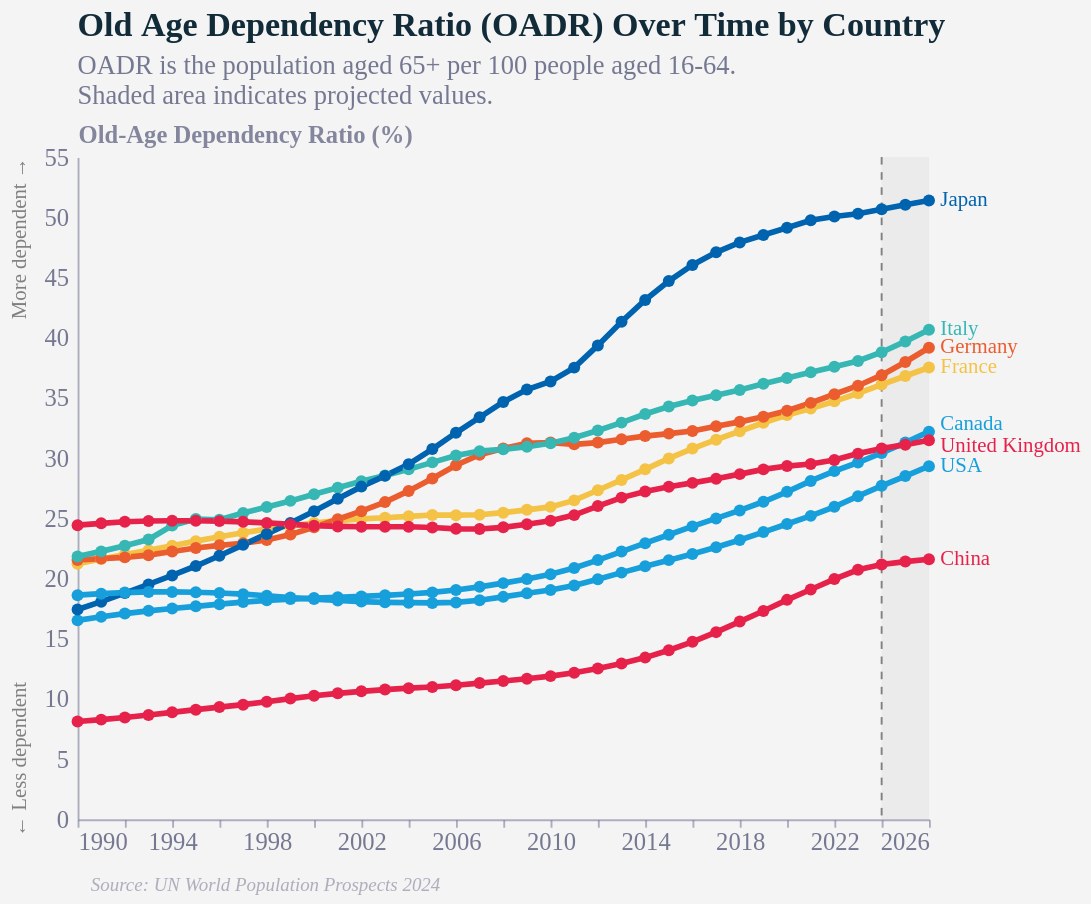

Write notebook code for a chart like this one.
### Code cell
aging = aging[aging["Time"] >= pd.Timestamp("1990-01-01")].copy()

proj_start = (
    aging[aging["EstimateMethod"] == "Projection"]
    .groupby("Location")["Time"].min()
    .min()
)

x_min1 = pd.Timestamp("1990-01-01")   # hardcoded start
x_max1 = aging["Time"].max()
x_scale = alt.Scale(domain=[x_min1, x_max1])

shade = alt.Chart(pd.DataFrame({
    "start": [proj_start],
    "end": [x_max1]
})).mark_rect(opacity=0.08, color="gray").encode(
    x=alt.X("start:T", scale=x_scale),
    x2="end:T"
)

rule = alt.Chart(pd.DataFrame({"x": [proj_start]})).mark_rule(
    color="gray", strokeDash=[4, 4]
).encode(
    x=alt.X("x:T", scale=x_scale)
)

line = alt.Chart(aging).mark_line(point=alt.OverlayMarkDef(size=40, filled=True)).encode(
    x=alt.X("Time:T", scale=x_scale),
    y=alt.Y("Value:Q", title="Old-Age Dependency Ratio (%)"),
    color=alt.Color("Location:N", scale=color_scale, legend=None),
    tooltip=["Location", "Time", "Value"]
)

last_points = aging.loc[aging.groupby("Location")["Time"].idxmax()].copy()

label_offsets = {
    "Canada": .6,
    "United Kingdom": -.5,
}
last_points["label_y"] = last_points["Value"] + last_points["Location"].map(label_offsets).fillna(0)

country_labels = alt.Chart(last_points).mark_text(
    align="left", dx=6, baseline="middle", fontSize=11
).encode(
    x=alt.X("Time:T", scale=x_scale),
    y=alt.Y("label_y:Q"),
    text="Location:N",
    color=alt.Color("Location:N", scale=color_scale, legend=None)
)

y_min1 = aging["Value"].min()
y_max1 = aging["Value"].max()

axis_labels1 = pd.DataFrame({
    "x": [x_min1, x_min1],
    "y": [y_max1, y_min1],
    "text": ["More dependent →", "← Less dependent"]
})

annotation1 = alt.Chart(axis_labels1).mark_text(
    angle=270,
    align="center",
    baseline="middle",
    dy=-30,
    dx=-20,
    fontSize=11,
    color="gray"
).encode(
    x=alt.X("x:T"),
    y=alt.Y("y:Q"),
    text="text:N"
)

chart1 = (shade + rule + line + country_labels + annotation1).properties(
    width=450,
    height=350,
    title=alt.TitleParams(
        text="Old-Age Dependency Ratio (OADR) Over Time by Country",
        subtitle=["OADR is the population aged 65+ per 100 people aged 16-64.","Shaded area indicates projected values."],
        offset=7
    )
)

chart1 = styles.add_source(chart1, ["Source: UN World Population Prospects 2024"])

chart1 = chart1.configure_view(
    strokeWidth=0, clip=False
).configure_axis(
    grid=False
)

styles.save(chart1, 'charts', 'OADR_countriescomparison', width=400, height=500)
chart1

### Figure 1 — Vega-Lite specification as saved in the notebook (floating-point values rounded to 4 significant figures; data arrays with more than 128 entries replaced by an {"elided": "..."} marker saying what was removed)
{"config": {"font": "Circular Std", "background": "#f4f4f4", "text": {"color": "#676A86", "align": "left", "baseline": "middle", "dx": 7, "dy": 0, "fontSize": 12}, "view": {"stroke": null, "continuousWidth": 420, "continuousHeight": 340, "discreteWidth": 420, "discreteHeight": 340, "clip": false, "strokeWidth": 0}, "range": {"category": ["#36B7B4", "#E6224B", "#F4C245", "#0063AF", "#00A767", "#179FDB", "#EB5C2E", "#5C267B", "#122B39"], "diverging": ["#E6224B", "#E54753", "#C9C9C9", "#179FDB", "#122B39"], "heatmap": ["#C9C9C9", "#179FDB", "#0063AF", "#122B39"], "ordinal": ["#00A767", "#36B7B4", "#179FDB", "#0063AF", "#243B5A"]}, "bar": {"color": "#179fdb"}, "line": {"color": "#e6224b", "strokeWidth": 3}, "rule": {"color": "#676A86"}, "area": {"opacity": 0.3}, "point": {"filled": true, "size": 90, "color": "#e6224b", "opacity": 0.95}, "geoshape": {"stroke": "#f4f4f4", "strokeWidth": 0.3}, "rect": {"fill": "#d6d4d4", "opacity": 0.3}, "axis": {"labelColor": "#676A86", "labelFontSize": 13, "labelFont": "Circular Std", "labelOpacity": 0.9, "tickColor": "#676A86", "tickOpacity": 0.5, "domainColor": "#676A86", "domainOpacity": 0.5, "gridColor": "#676A86", "gridDash": [2, 2], "gridOpacity": 0.5, "title": null, "titleColor": "#676A86", "titleFontSize": 13, "titleOpacity": 0.8, "tickSize": 4, "grid": false}, "axisXDiscrete": {"grid": false, "labelAngle": 0, "tickCount": 10, "tickOpacity": 0.5, "title": null}, "axisYDiscrete": {"ticks": false, "labelPadding": 5}, "axisXTemporal": {"grid": false, "ticks": true}, "axisXQuantitative": {"grid": false}, "axisYQuantitative": {"gridColor": "#676A86", "gridDash": [1, 5], "gridOpacity": 0.5, "ticks": false, "labelPadding": 5, "tickCount": 8, "titleAngle": 0, "titleAlign": "left", "titleBaseline": "bottom", "titleX": 0, "titleY": -5}, "title": {"color": "#122b39", "subtitleColor": "#676A86E6", "font": "Circular Std", "subtitleFont": "Circular Std", "anchor": "start", "fontSize": 18, "fontWeight": "bold", "lineHeight": 22, "subtitleFontSize": 14, "subtitlePadding": 5, "offset": 12, "frame": "group"}, "legend": {"titleColor": "#122b39", "title": null, "labelColor": "#122b39", "labelFontSize": 13}}, "layer": [{"layer": [{"data": {"name": "data-a063e0fccb515312c208a261908e7dd0"}, "mark": {"type": "rect", "color": "gray", "opacity": 0.08}, "encoding": {"x": {"field": "start", "scale": {"domain": ["1990-01-01T00:00:00", "2026-01-01T00:00:00"]}, "type": "temporal"}, "x2": {"field": "end"}}}, {"data": {"name": "data-84a04e6f1f1d0915897c73fd435cc90a"}, "mark": {"type": "rule", "color": "gray", "strokeDash": [4, 4]}, "encoding": {"x": {"field": "x", "scale": {"domain": ["1990-01-01T00:00:00", "2026-01-01T00:00:00"]}, "type": "temporal"}}}, {"data": {"name": "data-33c502e13e1c2cf22a13726d246c0f09"}, "mark": {"type": "line", "point": {"filled": true, "size": 40}}, "encoding": {"color": {"field": "Location", "legend": null, "scale": {"domain": ["Canada", "China", "France", "Germany", "Italy", "Japan", "USA", "United Kingdom"], "range": ["#179fdb", "#e6224b", "#f4c245", "#eb5c2e", "#36b7b4", "#0063AF"]}, "type": "nominal"}, "tooltip": [{"field": "Location", "type": "nominal"}, {"field": "Time", "type": "temporal"}, {"field": "Value", "type": "quantitative"}], "x": {"field": "Time", "scale": {"domain": ["1990-01-01T00:00:00", "2026-01-01T00:00:00"]}, "type": "temporal"}, "y": {"field": "Value", "title": "Old-Age Dependency Ratio (%)", "type": "quantitative"}}}, {"data": {"name": "data-61da3670fe452be38d48ac31c5d714a3"}, "mark": {"type": "text", "align": "left", "baseline": "middle", "dx": 6, "fontSize": 11}, "encoding": {"color": {"field": "Location", "legend": null, "scale": {"domain": ["Canada", "China", "France", "Germany", "Italy", "Japan", "USA", "United Kingdom"], "range": ["#179fdb", "#e6224b", "#f4c245", "#eb5c2e", "#36b7b4", "#0063AF"]}, "type": "nominal"}, "text": {"field": "Location", "type": "nominal"}, "x": {"field": "Time", "scale": {"domain": ["1990-01-01T00:00:00", "2026-01-01T00:00:00"]}, "type": "temporal"}, "y": {"field": "label_y", "type": "quantitative"}}}, {"data": {"name": "data-651a4ce3fca241691f25f22a77bf7b48"}, "mark": {"type": "text", "align": "center", "angle": 270, "baseline": "middle", "color": "gray", "dx": -20, "dy": -30, "fontSize": 11}, "encoding": {"text": {"field": "text", "type": "nominal"}, "x": {"field": "x", "type": "temporal"}, "y": {"field": "y", "type": "quantitative"}}}], "title": {"text": "Old Age Dependency Ratio (OADR) Over Time by Country", "offset": 7, "subtitle": ["OADR is the population aged 65+ per 100 people aged 16-64.", "Shaded area indicates projected values."]}}, {"data": {"name": "data-3531cae3629cd3d45ddbe15cfffa62d4"}, "mark": {"type": "text", "align": "left", "baseline": "top", "color": "#676A8680", "fontSize": 10, "fontStyle": "italic", "lineBreak": "\n", "yOffset": 30}, "encoding": {"text": {"field": "_source", "type": "nominal"}, "x": {"value": 0}, "y": {"value": "height"}}}], "height": 350, "width": 450, "$schema": "https://vega.github.io/schema/vega-lite/v6.4.1.json", "datasets": {"data-a063e0fccb515312c208a261908e7dd0": [{"start": "2024-01-01T00:00:00", "end": "2026-01-01T00:00:00"}], "data-84a04e6f1f1d0915897c73fd435cc90a": [{"x": "2024-01-01T00:00:00"}], "data-33c502e13e1c2cf22a13726d246c0f09": {"elided": "296 records"}, "data-61da3670fe452be38d48ac31c5d714a3": [{"IndicatorShortName": "Old-age dependency ratio", "LocationId": 124, "Location": "Canada", "Time": "2026-01-01T00:00:00", "EstimateMethod": "Projection", "Value": 32.19, "label_y": 32.79}, {"IndicatorShortName": "Old-age dependency ratio", "LocationId": 156, "Location": "China", "Time": "2026-01-01T00:00:00", "EstimateMethod": "Projection", "Value": 21.59, "label_y": 21.59}, {"IndicatorShortName": "Old-age dependency ratio", "LocationId": 250, "Location": "France", "Time": "2026-01-01T00:00:00", "EstimateMethod": "Projection", "Value": 37.52, "label_y": 37.52}, {"IndicatorShortName": "Old-age dependency ratio", "LocationId": 276, "Location": "Germany", "Time": "2026-01-01T00:00:00", "EstimateMethod": "Projection", "Value": 39.16, "label_y": 39.16}, {"IndicatorShortName": "Old-age dependency ratio", "LocationId": 380, "Location": "Italy", "Time": "2026-01-01T00:00:00", "EstimateMethod": "Projection", "Value": 40.66, "label_y": 40.66}, {"IndicatorShortName": "Old-age dependency ratio", "LocationId": 392, "Location": "Japan", "Time": "2026-01-01T00:00:00", "EstimateMethod": "Projection", "Value": 51.39, "label_y": 51.39}, {"IndicatorShortName": "Old-age dependency ratio", "LocationId": 840, "Location": "USA", "Time": "2026-01-01T00:00:00", "EstimateMethod": "Projection", "Value": 29.32, "label_y": 29.32}, {"IndicatorShortName": "Old-age dependency ratio", "LocationId": 826, "Location": "United Kingdom", "Time": "2026-01-01T00:00:00", "EstimateMethod": "Projection", "Value": 31.48, "label_y": 30.98}], "data-651a4ce3fca241691f25f22a77bf7b48": [{"x": "1990-01-01T00:00:00", "y": 51.39, "text": "More dependent →"}, {"x": "1990-01-01T00:00:00", "y": 8.116, "text": "← Less dependent"}], "data-3531cae3629cd3d45ddbe15cfffa62d4": [{"_source": "Source: UN World Population Prospects 2024"}]}}
